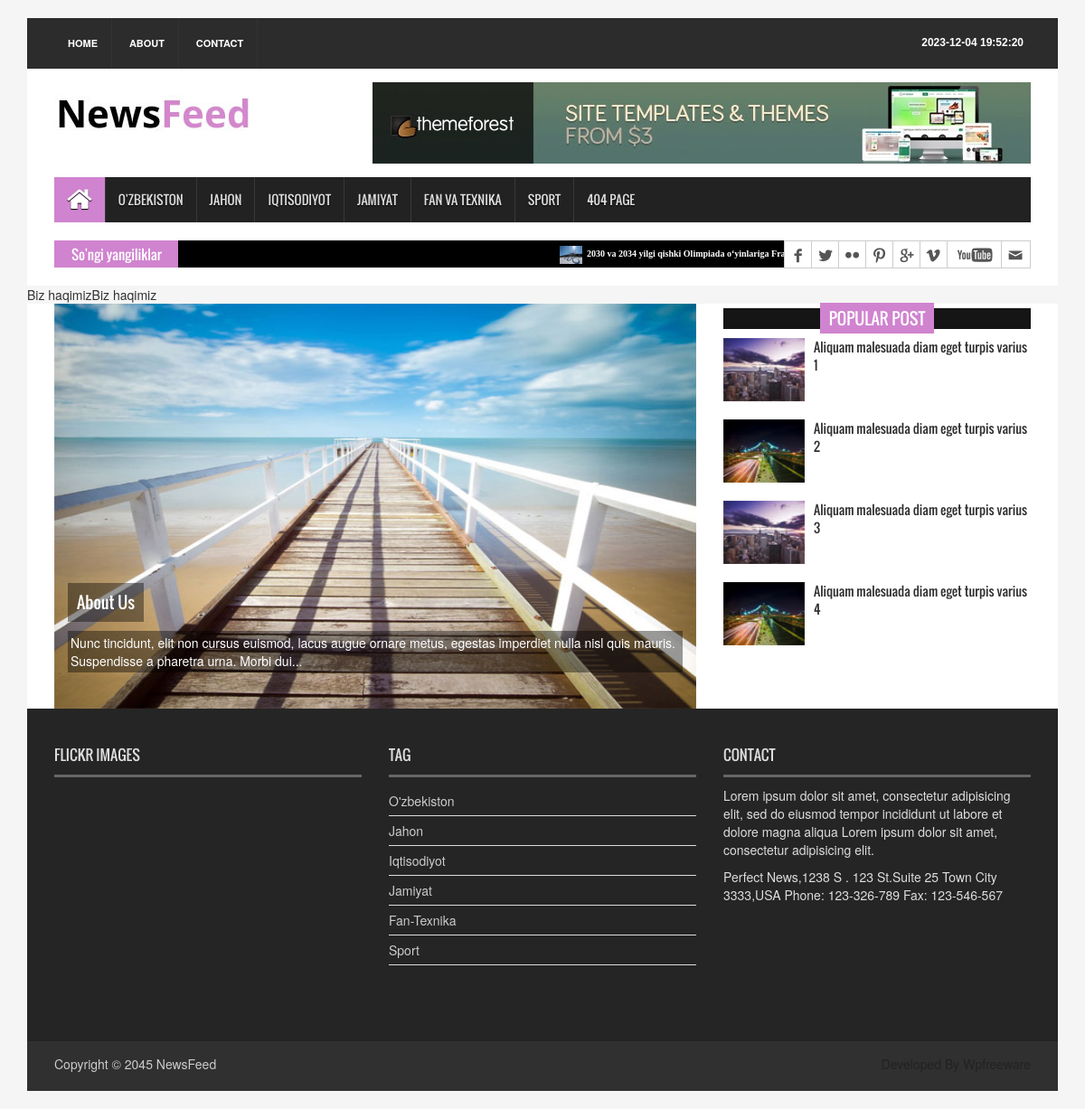
The page /about/ on the database its author committed.
### news_app/models.py (models this page shows, shortened)
class News(models.Model):
    class Status(models.TextChoices):
        Draft = "DF", "Draft"
        Published = "PB", "Published"
    title = models.CharField(max_length=250)
    slug = models.SlugField(max_length=250)
    body = models.TextField()
    image = models.ImageField(upload_to='news/images')
    category = models.ForeignKey(Category, on_delete=models.CASCADE)
    published_time = models.DateTimeField(default=timezone.now)
    created_time = models.DateTimeField(auto_now_add=True)
    updated_time = models.DateTimeField(auto_now=True)
    status = models.CharField(max_length=2, choices=Status.choices,
                              default=Status.Draft)
    objects = models.Manager()
    published = PubManager()
    class Meta:
        ordering = ['-published_time']

class Category(models.Model):
    name = models.CharField(max_length=150)

### news_app/views.py (the view)
# urls.py: path("about/", aboutView, name="about_page"),
def aboutView(request):
    return render(request, "news/about.html")

### news_app/context_processor.py (called while the page is built)
def latest_news(request):
    latest_news = News.published.all().order_by('-published_time')
    categories = Category.objects.all()
    context = {
        'latest_news': latest_news,
        'categories': categories
    }
    return context

### news_app/models.py (called while the page is built)
    def get_queryset(self):
        return super().get_queryset().filter(status=News.Status.Published)

### templates/news/about.html
{% extends "news/base.html" %}
{% load static %}
{% block content %}
{% block title %}Biz haqimiz{% endblock title %}Biz haqimiz
  <section id="contentSection">
    <div class="row ">
      <div class="col-lg-8 col-md-8 col-sm-8">
        <div class="left_content">
            <div class="single_iteam "> <a href="pages/single_page.html"> <img src="{% static "images/slider_img4.jpg" %}" alt=""></a>
                <div class="slider_article">
                  <h2><a class="slider_tittle" href="pages/single_page.html">About Us</a></h2>
                  <p>Nunc tincidunt, elit non cursus euismod, lacus augue ornare metus, egestas imperdiet nulla nisl quis mauris. Suspendisse a pharetra urna. Morbi dui...</p>
                </div>
              </div>
        </div>
      </div>
      <div class="col-lg-4 col-md-4 col-sm-4">
        <aside class="right_content">
          <div class="single_sidebar">
            <h2><span>Popular Post</span></h2>
            <ul class="spost_nav">
              <li>
                <div class="media wow fadeInDown"> <a href="single_page.html" class="media-left"> <img alt="" src="../{% static "images/post_img1.jpg" %}"> </a>
                  <div class="media-body"> <a href="single_page.html" class="catg_title"> Aliquam malesuada diam eget turpis varius 1</a> </div>
                </div>
              </li>
              <li>
                <div class="media wow fadeInDown"> <a href="single_page.html" class="media-left"> <img alt="" src="../{% static "images/post_img2.jpg" %}"> </a>
                  <div class="media-body"> <a href="single_page.html" class="catg_title"> Aliquam malesuada diam eget turpis varius 2</a> </div>
                </div>
              </li>
              <li>
                <div class="media wow fadeInDown"> <a href="single_page.html" class="media-left"> <img alt="" src="../{% static "images/post_img1.jpg" %}"> </a>
                  <div class="media-body"> <a href="single_page.html" class="catg_title"> Aliquam malesuada diam eget turpis varius 3</a> </div>
                </div>
              </li>
              <li>
                <div class="media wow fadeInDown"> <a href="single_page.html" class="media-left"> <img alt="" src="../{% static "images/post_img2.jpg" %}"> </a>
                  <div class="media-body"> <a href="single_page.html" class="catg_title"> Aliquam malesuada diam eget turpis varius 4</a> </div>
                </div>
              </li>
            </ul>
          </div>
        </aside>
      </div>
    </div>
  </section>
  {% endblock content %}

### templates/news/base.html (shortened to what this page needs)
{% load static %}
<!DOCTYPE html>
<html>
<head>
<link rel="stylesheet" type="text/css" href="{% static 'css/bootstrap.min.css' %}">
<link rel="stylesheet" type="text/css" href="{% static 'css/font-awesome.min.css' %}">
<link rel="stylesheet" type="text/css" href="{% static 'css/animate.css' %}">
<link rel="stylesheet" type="text/css" href="{% static 'css/font.css' %}">
<link rel="stylesheet" type="text/css" href="{% static 'css/li-scroller.css' %}">
<link rel="stylesheet" type="text/css" href="{% static 'css/slick.css' %}">
<link rel="stylesheet" type="text/css" href="{% static 'css/jquery.fancybox.css' %}">
<link rel="stylesheet" type="text/css" href="{% static 'css/theme.css' %}">
<link rel="stylesheet" type="text/css" href="{% static 'css/style.css' %}">
</head>
<body>
<div class="container">
  <header id="header">
    <div class="row">
      <div class="col-lg-12 col-md-12 col-sm-12">
        <div class="header_top">
          <div class="header_top_left">
            <ul class="top_nav">
              <li><a href="{% url 'home_page'%}">Home</a></li>
              <li><a href="{% url 'about_page'%}">About</a></li>
              <li><a href="{% url 'contact_page'%}">Contact</a></li>
            </ul>
          </div>
          <div class="header_top_right">
            <p>{% now "Y-m-d H:i:s" %}</p>
          </div>
        </div>
      </div>
      <div class="col-lg-12 col-md-12 col-sm-12">
        <div class="header_bottom">
          <div class="logo_area"><a href="{% url "home_page" %}" class="logo"><img src="{% static "images/logo.jpg" %}" alt=""></a></div>
          <div class="add_banner"><a href="#"><img src="{% static "images/addbanner_728x90_V1.jpg" %}" alt=""></a></div>
        </div>
      </div>
    </div>
  </header>
  <section id="navArea">
    <nav class="navbar navbar-inverse" role="navigation">
      <div id="navbar" class="navbar-collapse collapse">
        <ul class="nav navbar-nav main_nav">
          <li class="active"><a href="{% url "home_page" %}"><span class="fa fa-home desktop-home"></span><span class="mobile-show">Home</span></a></li>
          <li><a href="{% url "local_page" %}">O'zbekiston</a></li>
          <li><a href="{% url "foreign_page" %}">Jahon</a></li>
          <li><a href="{% url "economy_page" %}">Iqtisodiyot</a></li>
          <li><a href="{% url "society_page" %}">Jamiyat</a></li>
          <li><a href="{% url "technology_page" %}">Fan va Texnika</a></li>
          <li><a href="{% url "sport_page" %}">Sport</a></li>
          <li><a href="{% url "404_page"%}">404 Page</a></li>
        </ul>
      </div>
    </nav>
  </section>
  <section id="newsSection">
    <div class="row">
      <div class="col-lg-12 col-md-12">
        <div class="latest_newsarea"> <span>So'ngi yangiliklar</span>
          <ul id="ticker01" class="news_sticker">
            {% for news in latest_news %}
            <li><a href="{% url "news_detail_page" news.pk %}"><img src="{{news.image.url}}" alt="">{{news.title}}</a></li>
            {% endfor %}
          </ul>
          <div class="social_area">
            <ul class="social_nav">
              <li class="facebook"><a href="#"></a></li>
              <li class="twitter"><a href="#"></a></li>
              <li class="flickr"><a href="#"></a></li>
              <li class="pinterest"><a href="#"></a></li>
              <li class="googleplus"><a href="#"></a></li>
              <li class="vimeo"><a href="#"></a></li>
              <li class="youtube"><a href="#"></a></li>
              <li class="mail"><a href="#"></a></li>
            </ul>
          </div>
        </div>
      </div>
    </div>
  </section>
 {% block content %}
 {% endblock  %}
  <footer id="footer">
    <div class="footer_top">
      <div class="row">
        <div class="col-lg-4 col-md-4 col-sm-4">
          <div class="footer_widget wow fadeInLeftBig">
            <h2>Flickr Images</h2>
          </div>
        </div>
        <div class="col-lg-4 col-md-4 col-sm-4">
          <div class="footer_widget wow fadeInDown">
            <h2>Tag</h2>
            <ul class="tag_nav">
              {% for category in categories  %}
              <li><a href="#">{{category.name}}</a></li>
              {% endfor %}
            </ul>
          </div>
        </div>
        <div class="col-lg-4 col-md-4 col-sm-4">
          <div class="footer_widget wow fadeInRightBig">
            <h2>Contact</h2>
            <p>Lorem ipsum dolor sit amet, consectetur adipisicing elit, sed do eiusmod tempor incididunt ut labore et dolore magna aliqua Lorem ipsum dolor sit amet, consectetur adipisicing elit.</p>
            <address>
            Perfect News,1238 S . 123 St.Suite 25 Town City 3333,USA Phone: 123-326-789 Fax: 123-546-567
            </address>
          </div>
        </div>
      </div>
    </div>
    <div class="footer_bottom">
      <p class="copyright">Copyright &copy; 2045 <a href="index.html">NewsFeed</a></p>
      <p class="developer">Developed By Wpfreeware</p>
    </div>
  </footer>
</div>
</body>
</html>

### static/css/li-scroller.css (style rules this page uses)
ul.newsticker { position:relative; left:750px; font:bold 10px Verdana; list-style-type:none; margin:0; padding:0 }
ul.newsticker li { float:left; margin:0; padding:0 }
ul.newsticker a { white-space:nowrap; padding:0; color:#fff; margin:0 50px 0 0 }
ul.newsticker a > img { height:20px; margin-right:5px; width:25px }

### static/css/theme.css (style rules this page uses)
.navbar-inverse .navbar-nav > .active > a, .navbar-inverse .navbar-nav > .active > a:hover, .navbar-inverse .navbar-nav > .active > a:focus { background-color:#d083cf }
.latest_newsarea span { background:none repeat scroll 0 0 #d083cf }
.single_sidebar > h2 span { background:none repeat scroll 0 0 #d083cf }

### rows shown on the page
News: image (picture), title "2030 va 2034 yilgi qishki Olimpiada o‘yinlariga Fransiya kurortlari va AQSh mezbonlik qiladi"
Category: name "O'zbekiston"
Category: name "Jahon"
Category: name "Iqtisodiyot"
Category: name "Jamiyat"
Category: name "Fan-Texnika"
Category: name "Sport"
